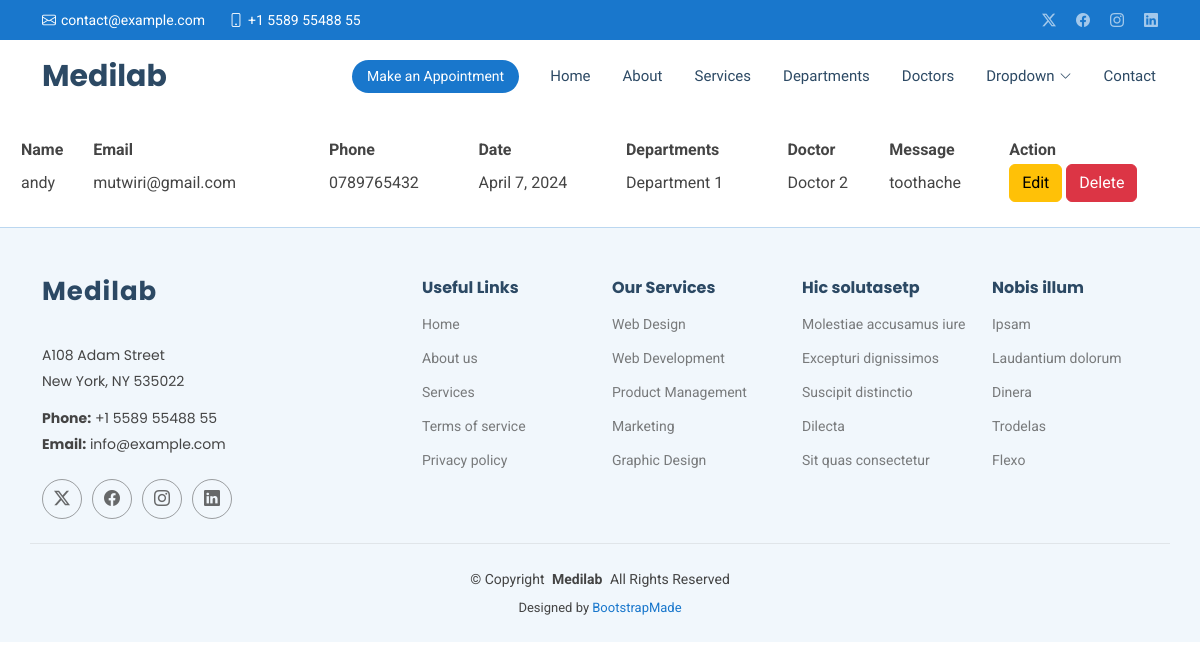
The page /shows/ on the database as committed earlier.
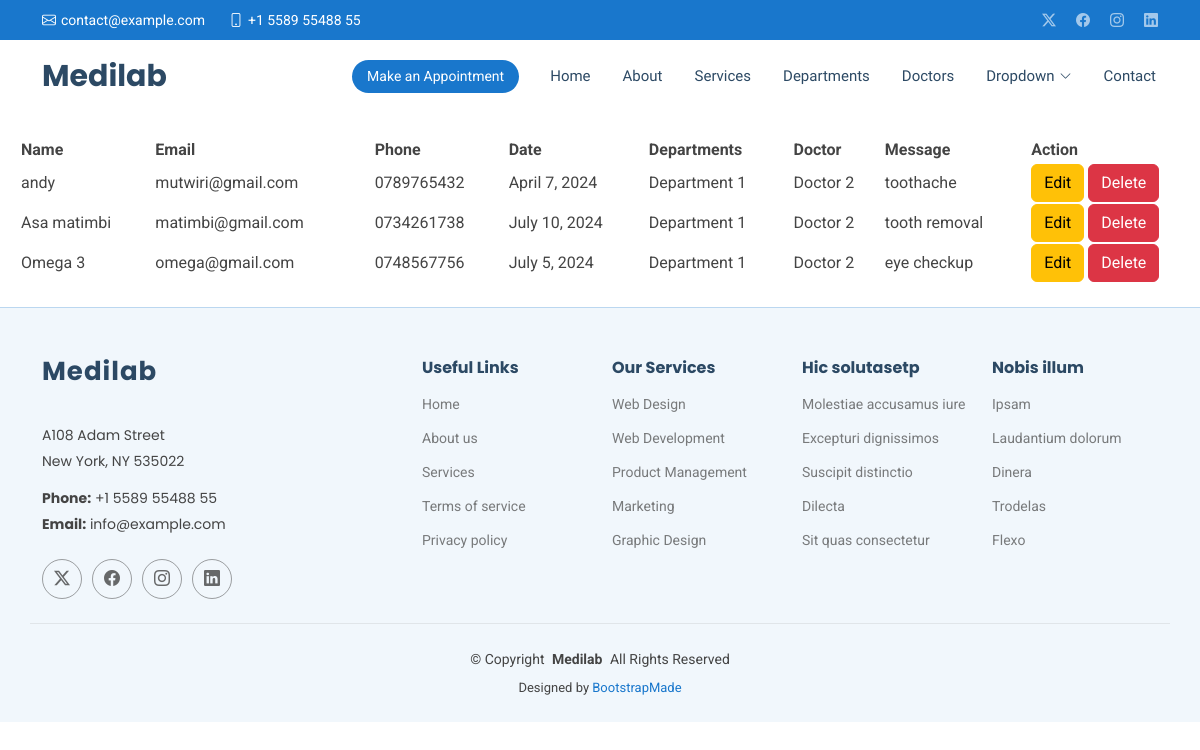
The same page on the database as committed later.
### medilabapp/models.py (models this page shows, shortened)
class Registration(models.Model):
    name = models.CharField(max_length=200)
    email = models.EmailField()
    phone = models.CharField(max_length=10)
    date = models.DateField()
    department = models.CharField(max_length=200)
    doctor = models.CharField(max_length=200)
    message = models.TextField()

### medilabapp/views.py (the view)
# urls.py: path('shows/', views.show, name='shows'),
def show(request):
    data = Registration.objects.all()
    return render(request, 'show.html', {'appointments': data})

### templates/show.html
{% extends 'starter-page.html' %}
{% load static %}
{%  block body %}
    <br>
    <table class="table>" style="width:100%;margin-left: 20px">
    <tr>
        <th>Name</th>
        <th>Email</th>
        <th>Phone</th>
        <th>Date</th>
        <th>Departments</th>
        <th>Doctor</th>
        <th>Message</th>
        <th>Action</th>
    </tr>
{% for y in appointments %}
   <tr>
       <td>{{ y.name }}</td>
       <td>{{ y.email }}</td>
       <td>{{ y.phone }}</td>
       <td>{{ y.date }}</td>
       <td>{{ y.department }}</td>
       <td>{{ y.doctor }}</td>
       <td>{{ y.message }}</td>
       <td>
           <a href="/edit/{{ y.id }}" class="btn btn-warning">Edit</a>
           <a href="/deletes/{{ y.id }}" class="btn btn-danger">Delete</a>
       </td>
   </tr>
{% endfor %}
    </table>
    <br>
{% endblock %}

### templates/starter-page.html (shortened to what this page needs)
<!DOCTYPE html>
<html lang="en">
<head>
{% load static %}
  <link href="{% static 'assets/vendor/bootstrap/css/bootstrap.min.css' %}" rel="stylesheet">
  <link href="{% static 'assets/vendor/bootstrap-icons/bootstrap-icons.css' %}" rel="stylesheet">
  <link href="{% static 'assets/vendor/aos/aos.css' %}" rel="stylesheet">
  <link href="{% static 'assets/vendor/fontawesome-free/css/all.min.css' %}" rel="stylesheet">
  <link href="{% static 'assets/vendor/glightbox/css/glightbox.min.css' %}" rel="stylesheet">
  <link href="{% static 'assets/vendor/swiper/swiper-bundle.min.css' %}" rel="stylesheet">
  <link href="{% static 'assets/css/main.css' %}" rel="stylesheet">
</head>
<body class="starter-page-page">
  <header id="header" class="header sticky-top">
    <div class="topbar d-flex align-items-center">
      <div class="container d-flex justify-content-center justify-content-md-between">
        <div class="contact-info d-flex align-items-center">
          <i class="bi bi-envelope d-flex align-items-center"><a href="mailto:contact@example.com">contact@example.com</a></i>
          <i class="bi bi-phone d-flex align-items-center ms-4"><span>+1 5589 55488 55</span></i>
        </div>
        <div class="social-links d-none d-md-flex align-items-center">
          <a href="#" class="twitter"><i class="bi bi-twitter-x"></i></a>
          <a href="#" class="facebook"><i class="bi bi-facebook"></i></a>
          <a href="#" class="instagram"><i class="bi bi-instagram"></i></a>
          <a href="#" class="linkedin"><i class="bi bi-linkedin"></i></a>
        </div>
      </div>
    </div>
    <div class="branding d-flex align-items-center">
      <div class="container position-relative d-flex align-items-center justify-content-between">
        <a href="index.html" class="logo d-flex align-items-center me-auto">
          <h1 class="sitename">Medilab</h1>
        </a>
        <nav id="navmenu" class="navmenu">
          <ul>
            <li><a href="{% url 'index' %}">Home<br></a></li>
            <li><a href="{% url 'about' %}">About</a></li>
            <li><a href="{% url 'services' %}">Services</a></li>
            <li><a href="{% url 'departments' %}">Departments</a></li>
            <li><a href="{% url 'doctors' %}">Doctors</a></li>
            <li class="dropdown"><a href="#"><span>Dropdown</span> <i class="bi bi-chevron-down toggle-dropdown"></i></a>
            </li>
            <li><a href="#contact">Contact</a></li>
          </ul>
        </nav>
        <a class="cta-btn d-none d-sm-block" href="#appointment">Make an Appointment</a>
      </div>
    </div>
  </header>
  <main class="main">
   {% block body %}
   {% endblock %}
  </main>
  <footer id="footer" class="footer light-background">
    <div class="container footer-top">
      <div class="row gy-4">
        <div class="col-lg-4 col-md-6 footer-about">
          <a href="index.html" class="logo d-flex align-items-center">
            <span class="sitename">Medilab</span>
          </a>
          <div class="footer-contact pt-3">
            <p>A108 Adam Street</p>
            <p>New York, NY 535022</p>
            <p class="mt-3"><strong>Phone:</strong> <span>+1 5589 55488 55</span></p>
            <p><strong>Email:</strong> <span>info@example.com</span></p>
          </div>
          <div class="social-links d-flex mt-4">
            <a href=""><i class="bi bi-twitter-x"></i></a>
            <a href=""><i class="bi bi-facebook"></i></a>
            <a href=""><i class="bi bi-instagram"></i></a>
            <a href=""><i class="bi bi-linkedin"></i></a>
          </div>
        </div>
        <div class="col-lg-2 col-md-3 footer-links">
          <h4>Useful Links</h4>
          <ul>
            <li><a href="#">Home</a></li>
            <li><a href="#">About us</a></li>
            <li><a href="#">Services</a></li>
            <li><a href="#">Terms of service</a></li>
            <li><a href="#">Privacy policy</a></li>
          </ul>
        </div>
        <div class="col-lg-2 col-md-3 footer-links">
          <h4>Our Services</h4>
          <ul>
            <li><a href="#">Web Design</a></li>
            <li><a href="#">Web Development</a></li>
            <li><a href="#">Product Management</a></li>
            <li><a href="#">Marketing</a></li>
            <li><a href="#">Graphic Design</a></li>
          </ul>
        </div>
        <div class="col-lg-2 col-md-3 footer-links">
          <h4>Hic solutasetp</h4>
          <ul>
            <li><a href="#">Molestiae accusamus iure</a></li>
            <li><a href="#">Excepturi dignissimos</a></li>
            <li><a href="#">Suscipit distinctio</a></li>
            <li><a href="#">Dilecta</a></li>
            <li><a href="#">Sit quas consectetur</a></li>
          </ul>
        </div>
        <div class="col-lg-2 col-md-3 footer-links">
          <h4>Nobis illum</h4>
          <ul>
            <li><a href="#">Ipsam</a></li>
            <li><a href="#">Laudantium dolorum</a></li>
            <li><a href="#">Dinera</a></li>
            <li><a href="#">Trodelas</a></li>
            <li><a href="#">Flexo</a></li>
          </ul>
        </div>
      </div>
    </div>
    <div class="container copyright text-center mt-4">
      <p>© <span>Copyright</span> <strong class="px-1 sitename">Medilab</strong> <span>All Rights Reserved</span></p>
      <div class="credits">
        Designed by <a href="https://bootstrapmade.com/">BootstrapMade</a>
      </div>
    </div>
  </footer>
</body>
</html>

Rows that differ between the two databases and show on the page:
added Registration: name "Asa matimbi", email "matimbi@gmail.com", phone "0734261738", date "July 10, 2024", department "Department 1", doctor "Doctor 2", message "tooth removal"
added Registration: name "Omega 3", email "omega@gmail.com", phone "0748567756", date "July 5, 2024", department "Department 1", doctor "Doctor 2", message "eye checkup"
